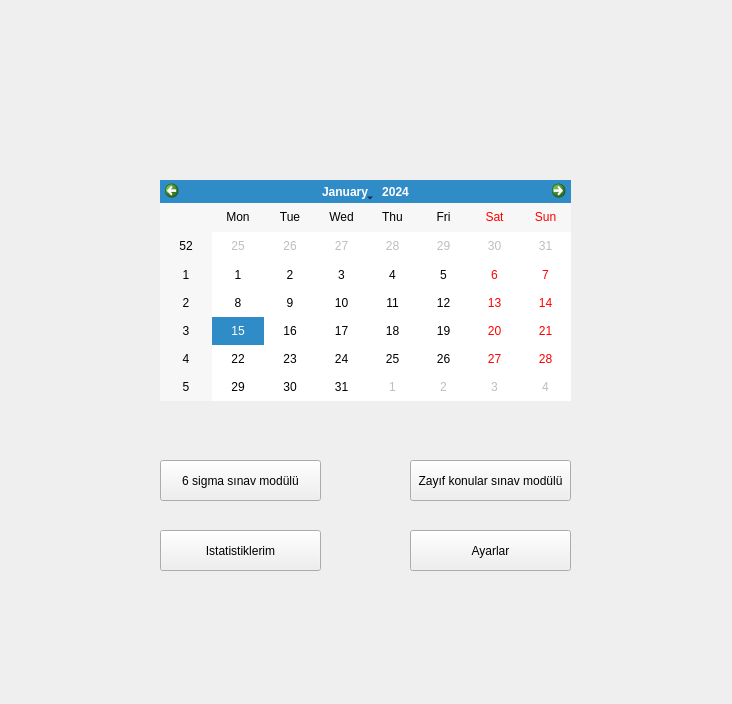
<?xml version="1.0" encoding="UTF-8"?>
<ui version="4.0">
 <class>StudentEntry</class>
 <widget class="QWidget" name="StudentEntry">
  <property name="geometry">
   <rect>
    <x>0</x>
    <y>0</y>
    <width>732</width>
    <height>704</height>
   </rect>
  </property>
  <property name="windowTitle">
   <string>Ogrenci Giris Ekrani </string>
  </property>
  <widget class="QCalendarWidget" name="calendar">
   <property name="geometry">
    <rect>
     <x>160</x>
     <y>180</y>
     <width>411</width>
     <height>221</height>
    </rect>
   </property>
  </widget>
  <widget class="QLabel" name="welcome_lbl">
   <property name="geometry">
    <rect>
     <x>200</x>
     <y>60</y>
     <width>331</width>
     <height>61</height>
    </rect>
   </property>
   <property name="font">
    <font>
     <family>Papyrus</family>
     <pointsize>12</pointsize>
     <weight>75</weight>
     <bold>true</bold>
    </font>
   </property>
   <property name="text">
    <string/>
   </property>
  </widget>
  <widget class="QPushButton" name="pushButton">
   <property name="geometry">
    <rect>
     <x>410</x>
     <y>460</y>
     <width>161</width>
     <height>41</height>
    </rect>
   </property>
   <property name="text">
    <string>Zayıf konular sınav modülü</string>
   </property>
  </widget>
  <widget class="QPushButton" name="pushButton_2">
   <property name="geometry">
    <rect>
     <x>160</x>
     <y>460</y>
     <width>161</width>
     <height>41</height>
    </rect>
   </property>
   <property name="text">
    <string>6 sigma sınav modülü</string>
   </property>
  </widget>
  <widget class="QPushButton" name="pushButton_3">
   <property name="geometry">
    <rect>
     <x>160</x>
     <y>530</y>
     <width>161</width>
     <height>41</height>
    </rect>
   </property>
   <property name="text">
    <string>Istatistiklerim</string>
   </property>
  </widget>
  <widget class="QPushButton" name="pushButton_4">
   <property name="geometry">
    <rect>
     <x>410</x>
     <y>530</y>
     <width>161</width>
     <height>41</height>
    </rect>
   </property>
   <property name="text">
    <string>Ayarlar</string>
   </property>
  </widget>
 </widget>
 <resources/>
 <connections/>
</ui>
